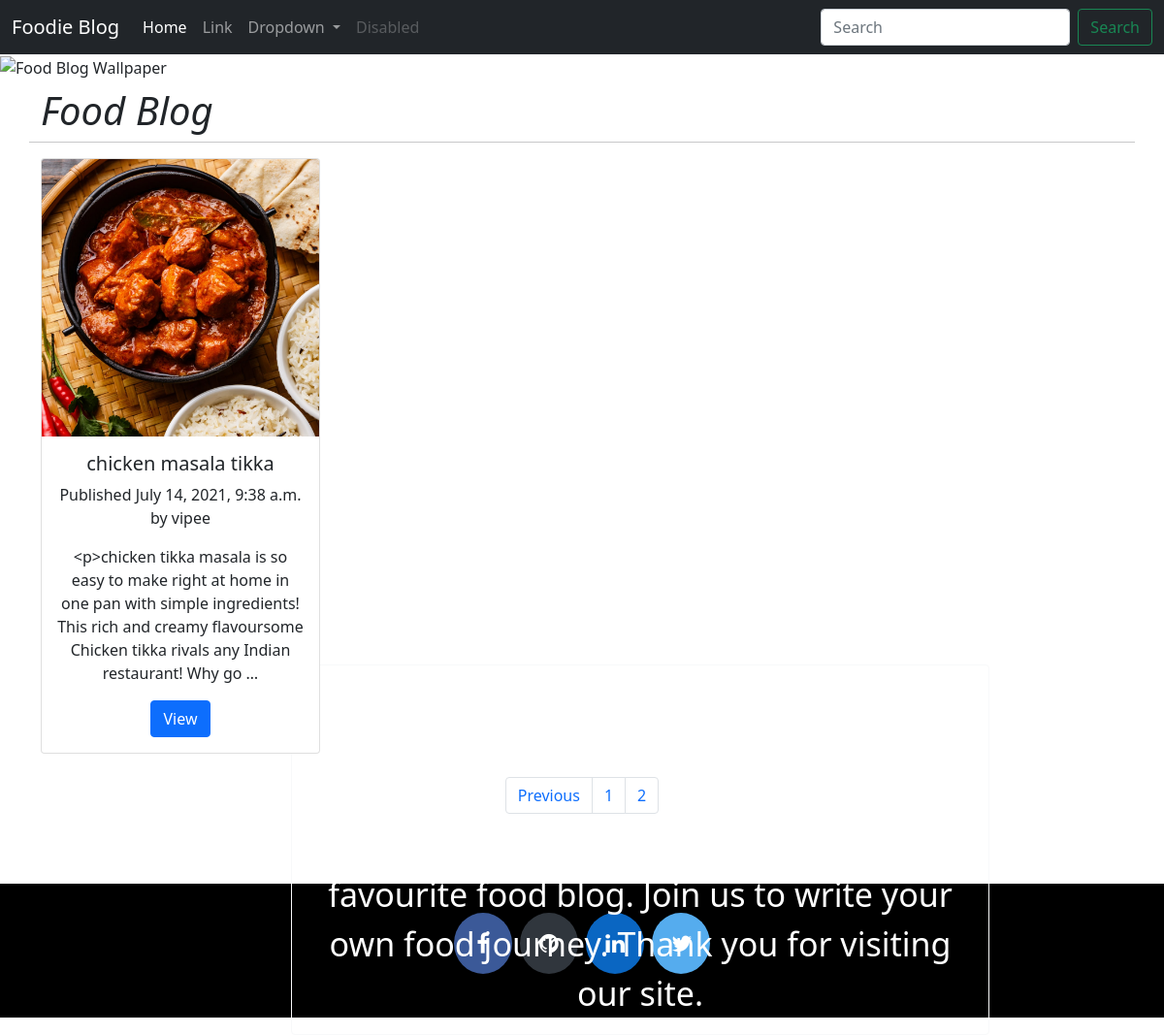
Screenshot of /blog/?page=2 with the database file from the repository.
### blog/models.py (models this page shows, shortened)
class Post(models.Model):
    STATUS_CHOICE = (
        ('draft','Draft'),
        ('published','Published'),
    )
    title = models.CharField(max_length=250)
    slug = models.SlugField(max_length=250,unique_for_date='publish')
    author = models.ForeignKey(User, on_delete=models.CASCADE, related_name='blog_post')
    body = FroalaField()
    publish = models.DateTimeField(default=timezone.now)
    created_at = models.DateTimeField(auto_now_add=True)
    updated_at = models.DateTimeField(auto_now=True)
    status = models.CharField(max_length=10, choices=STATUS_CHOICE,default='draft')
    image = models.ImageField(upload_to="blog/images" ,default="")
    objects	=	models.Manager()	#	The	default	manager
    published	=	PublishedManager()	#	Our	custom	manager.
    class Meta:
        ordering = ('-publish',)
    def get_absolute_url(self):
        return reverse("blog:post_detail", args=[self.publish.year, self.publish.month, self.publish.day, self.slug,])

### blog/views.py (the view)
# urls.py: path('', views.PostListView.as_view(), name='post_list'),
class PostListView(ListView):
    queryset = Post.published.all()
    context_object_name = 'posts'
    paginate_by = 3
    template_name = 'blog/post/list.html'

### blog/templates/blog/post/list.html (shortened to what this page needs)
{%	extends	"blog/base.html"	%}
{% block content %}
<img src="/static/blog/home.jpg" alt="Food Blog Wallpaper" style="width:100%">
<h2 class="header"><em>Foodie Blog</em></h2>
<div class="card border-light mb-3 header-card">
  <div class="card-body">
    <h3 class="card-title">About Us</h3>
    <p class="card-text">Welcome to our Foodie Blog website. Here you will find varities of food blogs. You guys can share , comment on your favourite food blog. Join us to write your own food journey. Thank you for visiting our site.</p>
  </div>
</div>
<div class="container mt-2">
 	 <div class="row">
		<h1><em>Food Blog</em></h1>
    	<hr>
		{% for post	in posts %}
		<div class="col">
		<div class="card text-center" style="width: 18rem;">
  			<img src="/media/{{post.image}}" class="card-img-top" alt="...">
  				<div class="card-body">
    			<h5 class="card-title">{{ post.title }}</h5>
    			<p class="card-text">Published {{post.publish}}	by	{{post.author}}</p>{{post.body|truncatewords:30|linebreaks}}
    			<a href="{{	post.get_absolute_url }}" class="btn btn-primary">View</a>
 				</div>
		</div>
		</div>
	{%	endfor	%}
	{% include "pagination.html" with page=page_obj %}
	</div>
</div>
{%	endblock	%}

### rows the page displays
Post: image (picture), title "chicken masala tikka", publish "July 14, 2021, 9:38 a.m.", author "vipee", body "<p>chicken tikka masala is so easy to make right at home in one pan with simple ingredients! This rich and creamy flavoursome Chicken tikka rivals any Indian restaurant! Why go …"

### other values shown
{{ i }} "1" "2"
